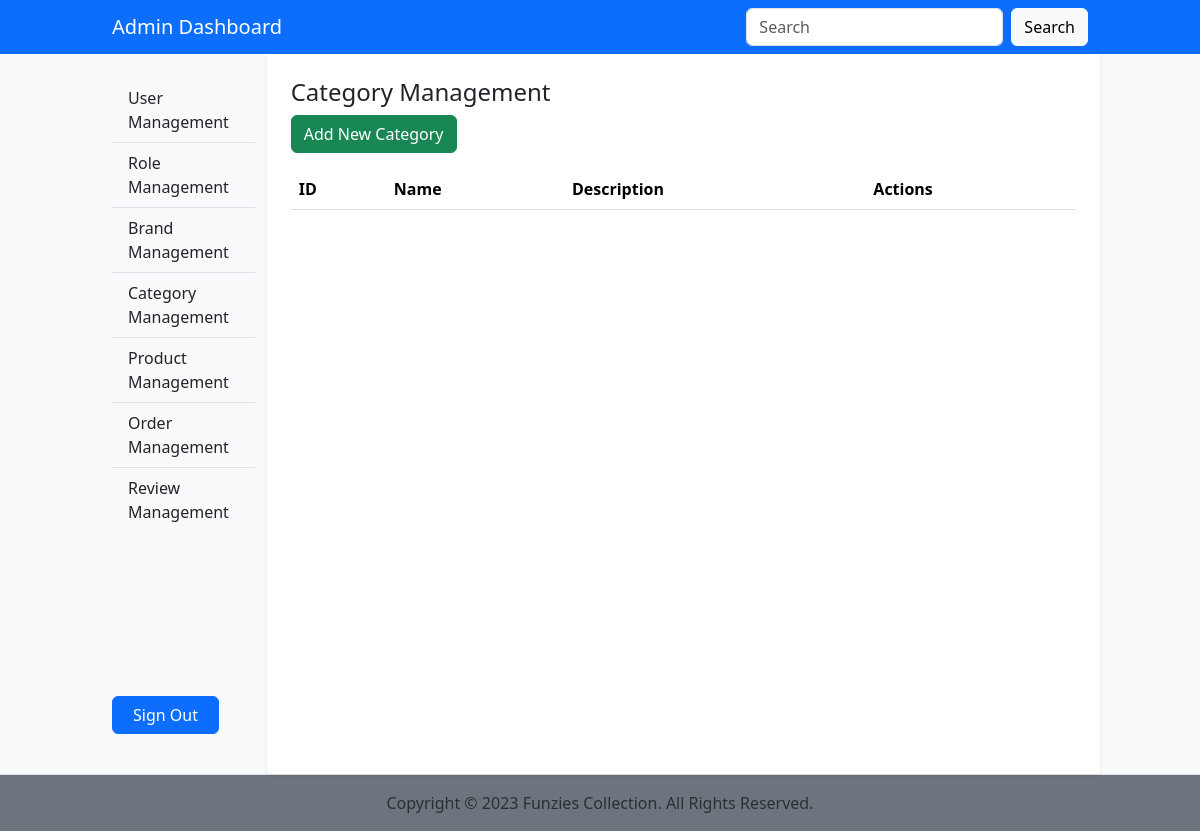
The page /admin/category-management.php on the database as committed earlier.
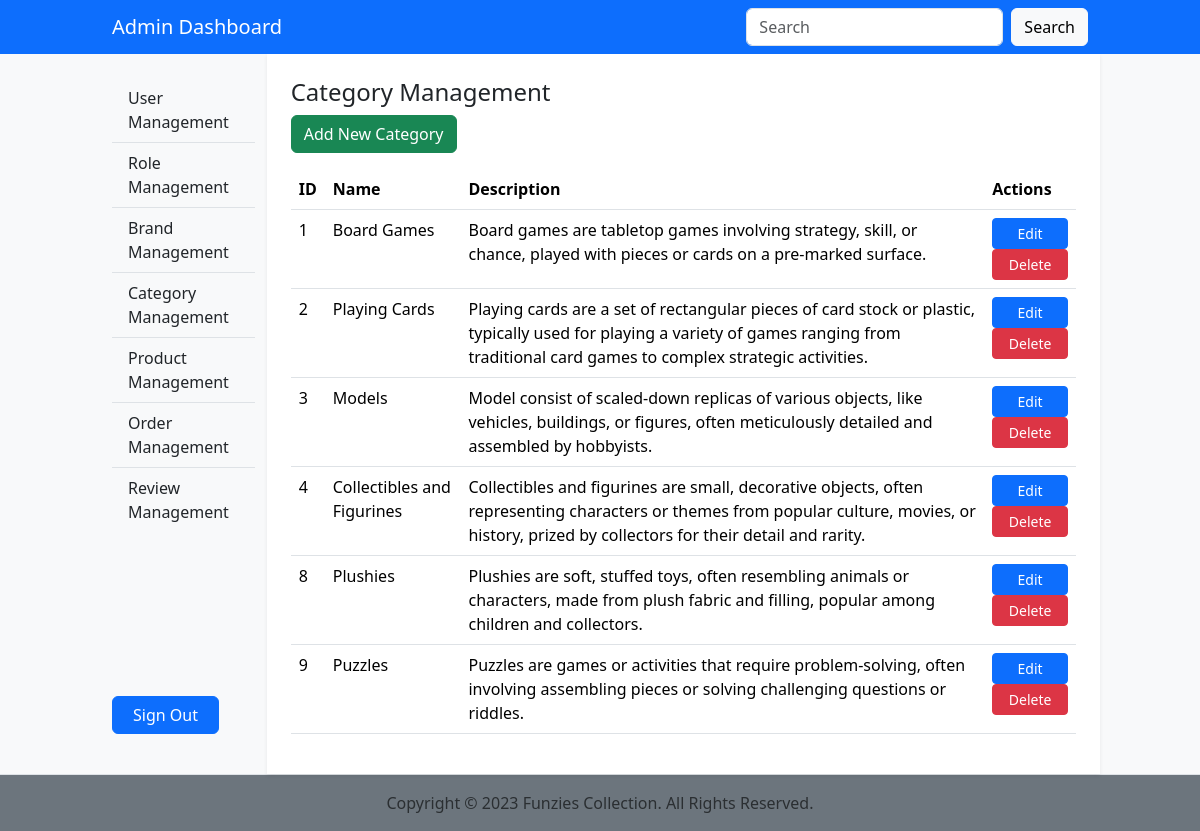
The same page on the database as committed later.
### tables this page shows
CREATE TABLE `category` (
  `ID` int(11) NOT NULL,
  `Name` varchar(200) NOT NULL,
  `Details` varchar(2000) NOT NULL,
  `Deleted` tinyint(1) NOT NULL
);

### dbfunctions.php (called while the page is built, shortened)
<?php
function GetCategories($con)
{
    $sql = "SELECT * FROM category WHERE Deleted = '0'";
    $stmt = mysqli_stmt_init($con);
    if(!mysqli_stmt_prepare($stmt, $sql)) {
        echo "Could not load Categories";
        exit();
    }
    mysqli_stmt_execute($stmt);
    $result = mysqli_stmt_get_result($stmt);
    return $result;
}
?>

### admin/category-management.php (the view, shortened to what this page needs)
<?php require '../functions.php';
require '../dbfunctions.php';
$categories = GetCategories($con);
?>
<?php
require_once 'include/header.php';
require_once 'include/navbar.php';
?>
<div class="container-fluid col-10">
    <div class="row justify-content-between">
        <?php require_once 'include/sidebar.php';  ?>
        <div class="col p-4 shadow-sm bg-white">
            <h4>Category Management</h4>
            <button class="btn btn-success mb-3" type="button" data-bs-toggle="modal" data-bs-target="#categoryModal" onclick="clearModalCategoryFields();">Add New Category</button>
            <table class="table">
                <thead class="thead-dark">
                    <tr>
                        <th>ID</th>
                        <th>Name</th>
                        <th>Description</th>
                        <th>Actions</th>
                    </tr>
                </thead>
                <tbody>
                        <?php foreach($categories as $category):
                            ?>
                        <tr>
                            <td><?php echo $category["ID"]; ?></td>
                            <td><?php echo $category["Name"]; ?></td>
                            <td><?php echo $category["Details"]; ?></td>
                            <td>
                            <form method="POST">
                                <button type="button" class="btn btn-primary btn-sm w-100" data-bs-toggle="modal" data-bs-target="#categoryModal" onclick='setModalCategoryFields("<?php echo $category["ID"]; ?>", "<?php echo $category["Name"]; ?>", "<?php echo $category["Details"]; ?>")'>Edit</button>
                                <button type="submit" class="btn btn-danger btn-sm w-100">Delete</button>
                            </form>
                            </td>
                        </tr>
                        <?php endforeach ?>
                    </tbody>
            </table>
        </div>
    </div>
</div>
<?php require_once 'include/footer.php';  ?>

### admin/include/header.php (shortened to what this page needs)
<!DOCTYPE html>
<html lang="en">
<head>
    <link href="https://cdn.jsdelivr.net/npm/bootstrap@5.3.2/dist/css/bootstrap.min.css" rel="stylesheet"
>
    <link href="//netdna.bootstrapcdn.com/font-awesome/4.0.3/css/font-awesome.css" rel="stylesheet">
    <link rel="stylesheet" href="css/admin.css">
</head>
<body class="bg-light">

### admin/include/navbar.php
<nav class="navbar bg-primary">
  <div class="container-fluid col-10">
    <a class="navbar-brand text-white">Admin Dashboard</a>
    <form class="d-flex" role="search">
      <input class="form-control me-2" type="search" placeholder="Search" aria-label="Search">
      <button class="btn btn-light" type="submit">Search</button>
    </form>
  </div>
</nav>

### admin/include/sidebar.php (shortened to what this page needs)
<div class="col-2">
    <div class="d-flex flex-column position-sticky top-0 py-4" style="height: 90vh">
        <div class="list-group list-group-flush">
            <a href="../admin/user-management.php" class="list-group-item" style="background-color: transparent;">User Management</a>
            <a href="../admin/role-management.php" class="list-group-item" style="background-color: transparent;">Role Management</a>
            <a href="../admin/brand-management.php" class="list-group-item" style="background-color: transparent;">Brand Management</a>
            <a href="../admin/category-management.php" class="list-group-item" style="background-color: transparent;">Category Management</a>
            <a href="../admin/product-management.php" class="list-group-item" style="background-color: transparent;">Product Management</a>
            <a href="../admin/order-management.php" class="list-group-item" style="background-color: transparent;">Order Management</a>
            <a href="../admin/review-management.php" class="list-group-item" style="background-color: transparent;">Review Management</a>
        </div>
        <div class="mt-auto col-sm-8 col-md-8 col-lg-9 col-xl-9 text-center">
            <p><a href="../admin/admin-logout.php" class="btn btn-primary w-100">Sign Out</a></p>
        </div>
    </div>
</div>

### admin/include/footer.php (shortened to what this page needs)
<footer>
    <div class="text-center bg-secondary text-secondary-emphasis row border-top pt-3">
        <div class="col">
            <p> Copyright &copy; <?php echo date("Y") ?> Funzies Collection. All Rights Reserved.</p>
        </div>
    </div>
</footer>
</body>
</html>

### admin/css/admin.css (style rules this page uses)
*, *::before, *::after { box-sizing: border-box; }
* { line-height: 24px; font-size: 16px; }
body { overflow-y: scroll; overflow-x: hidden; }

Rows that differ between the two databases and show on the page:
added category: ID "1", Name "Board Games", Details "Board games are tabletop games involving strategy, skill, or chance, played with pieces or cards on a pre-marked surface."
added category: ID "2", Name "Playing Cards", Details "Playing cards are a set of rectangular pieces of card stock or plastic, typically used for playing a variety of games ranging from traditional card games to complex strategic activities."
added category: ID "3", Name "Models", Details "Model consist of scaled-down replicas of various objects, like vehicles, buildings, or figures, often meticulously detailed and assembled by hobbyists."
added category: ID "4", Name "Collectibles and Figurines", Details "Collectibles and figurines are small, decorative objects, often representing characters or themes from popular culture, movies, or history, prized by collectors for their detail and rarity."
added category: ID "8", Name "Plushies", Details "Plushies are soft, stuffed toys, often resembling animals or characters, made from plush fabric and filling, popular among children and collectors."
added category: ID "9", Name "Puzzles", Details "Puzzles are games or activities that require problem-solving, often involving assembling pieces or solving challenging questions or riddles."
